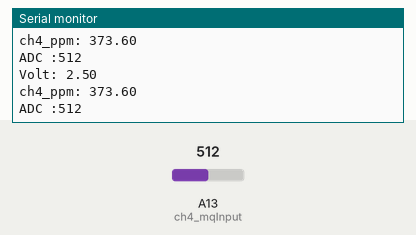
This sketch was run on a simulated Arduino Mega 2560, built with avr-gcc and run on an emulated ATmega2560. On the bench: the last lines printed to the serial monitor. The test bench sets the inputs (shaded band); at power-on: A13 (ch4_mqInput) = 512.

Above: at 3.8 s.
3.9 s: A13 (ch4_mqInput) set to 0
At 6.4 s:
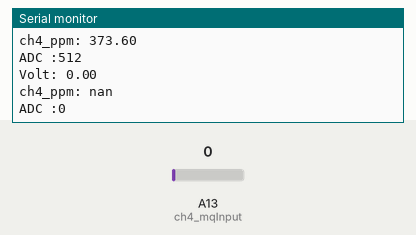
10.5 s: A13 (ch4_mqInput) set to 122
At 13.5 s:
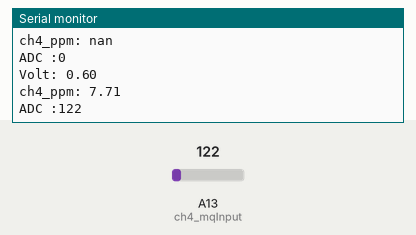
Timing chart, 0 to 15.0 s (numbered marks = the images above; inputs shaded):
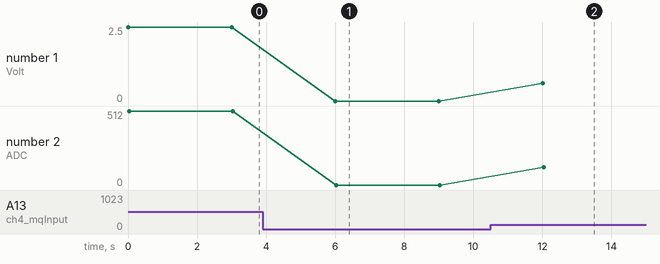

The sketch:

Sketch_CH4.ino
```cpp
//sensor input PIN
int ch4_mqInput = A13;
//pull-down resistor value
int ch4_mqR = 10000;
//rO sensor value
long ch4_rO = 2626;
//min value for Rs/Ro
float ch4_minRsRo = 0.707;
//max value for Rs/Ro
float ch4_maxRsRo = 4.08;
//sensor a coefficient value
float ch4_a = 5000;
//sensor b coefficient value
float ch4_b = -1.94;

void setup() {
  // put your setup code here, to run once:
    pinMode(ch4_mqInput, INPUT);
    Serial.begin(9600);

}

void loop() {
  int ch4_adcRaw = analogRead(ch4_mqInput);
  float V = ch4_adcRaw*5.00/1024;
  long ch4_rS = ((1024.0 * ch4_mqR) / ch4_adcRaw) - ch4_mqR;
  Serial.print("Volt: ");
  Serial.println(V);
  float ch4_rSrO = (float)ch4_rS / (float)ch4_rO;
  //Serial.print("Rs/Ro: ");
  //Serial.println(crSrO);
  float ch4_ppm = ch4_a * pow((float)ch4_rS / (float)ch4_rO, ch4_b);
  Serial.print("ch4_ppm: ");
  Serial.println(ch4_ppm);
//  return (ch4_ppm);
  Serial.print("ADC :");
  Serial.println(ch4_adcRaw);
  delay(3000);
}
```

Measured:
- after the input at 3.9 s, the serial monitor: prints a new line after 2.1 s (image 1)
- after the input at 10.5 s, the serial monitor: prints a new line after 1.5 s (image 2)
- plotted number 1: 2.5 → 0 after the input at 3.9 s, 0 → 0.6 after the input at 10.5 s
- plotted number 2: 512 → 0 after the input at 3.9 s, 0 → 122 after the input at 10.5 s
